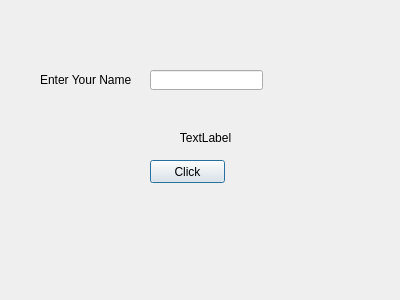
<?xml version="1.0" encoding="UTF-8"?>
<ui version="4.0">
 <class>Dialog</class>
 <widget class="QDialog" name="Dialog">
  <property name="geometry">
   <rect>
    <x>0</x>
    <y>0</y>
    <width>400</width>
    <height>300</height>
   </rect>
  </property>
  <property name="windowTitle">
   <string>Dialog</string>
  </property>
  <widget class="QLabel" name="labelResponse">
   <property name="geometry">
    <rect>
     <x>40</x>
     <y>70</y>
     <width>121</width>
     <height>20</height>
    </rect>
   </property>
   <property name="text">
    <string>Enter Your Name</string>
   </property>
  </widget>
  <widget class="QLabel" name="label">
   <property name="geometry">
    <rect>
     <x>50</x>
     <y>130</y>
     <width>311</width>
     <height>16</height>
    </rect>
   </property>
   <property name="text">
    <string>TextLabel</string>
   </property>
   <property name="alignment">
    <set>Qt::AlignCenter</set>
   </property>
  </widget>
  <widget class="QLineEdit" name="lineEditName">
   <property name="geometry">
    <rect>
     <x>150</x>
     <y>70</y>
     <width>113</width>
     <height>20</height>
    </rect>
   </property>
  </widget>
  <widget class="QPushButton" name="ButtonClickMe">
   <property name="geometry">
    <rect>
     <x>150</x>
     <y>160</y>
     <width>75</width>
     <height>23</height>
    </rect>
   </property>
   <property name="text">
    <string>Click</string>
   </property>
  </widget>
 </widget>
 <resources/>
 <connections/>
</ui>
